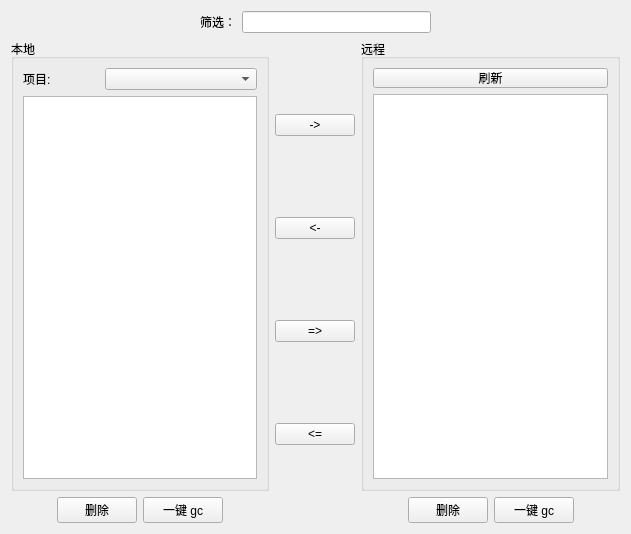
<?xml version="1.0" encoding="UTF-8"?>
<ui version="4.0">
 <class>SyncFileForm</class>
 <widget class="QWidget" name="SyncFileForm">
  <property name="geometry">
   <rect>
    <x>0</x>
    <y>0</y>
    <width>631</width>
    <height>534</height>
   </rect>
  </property>
  <property name="windowTitle">
   <string>Form</string>
  </property>
  <layout class="QGridLayout" name="gridLayout_2">
   <item row="0" column="0">
    <layout class="QGridLayout" name="gridLayout">
     <item row="0" column="1">
      <widget class="QLabel" name="label_2">
       <property name="text">
        <string>筛选：</string>
       </property>
      </widget>
     </item>
     <item row="0" column="2">
      <widget class="QLineEdit" name="lineEdit_filter"/>
     </item>
     <item row="0" column="0">
      <spacer name="horizontalSpacer_5">
       <property name="orientation">
        <enum>Qt::Horizontal</enum>
       </property>
       <property name="sizeHint" stdset="0">
        <size>
         <width>40</width>
         <height>20</height>
        </size>
       </property>
      </spacer>
     </item>
     <item row="0" column="3">
      <spacer name="horizontalSpacer_6">
       <property name="orientation">
        <enum>Qt::Horizontal</enum>
       </property>
       <property name="sizeHint" stdset="0">
        <size>
         <width>40</width>
         <height>20</height>
        </size>
       </property>
      </spacer>
     </item>
    </layout>
   </item>
   <item row="1" column="0">
    <layout class="QHBoxLayout" name="horizontalLayout_4">
     <item>
      <layout class="QVBoxLayout" name="verticalLayout_4">
       <item>
        <widget class="QGroupBox" name="groupBox">
         <property name="title">
          <string>本地</string>
         </property>
         <layout class="QVBoxLayout" name="verticalLayout">
          <item>
           <layout class="QHBoxLayout" name="horizontalLayout_3" stretch="1,2">
            <item>
             <widget class="QLabel" name="label">
              <property name="text">
               <string>项目:</string>
              </property>
             </widget>
            </item>
            <item>
             <widget class="QComboBox" name="comboBox_programs"/>
            </item>
           </layout>
          </item>
          <item>
           <widget class="QListWidget" name="listWidget_localFiles"/>
          </item>
         </layout>
        </widget>
       </item>
       <item>
        <layout class="QHBoxLayout" name="horizontalLayout_2">
         <item>
          <spacer name="horizontalSpacer_2">
           <property name="orientation">
            <enum>Qt::Horizontal</enum>
           </property>
           <property name="sizeHint" stdset="0">
            <size>
             <width>40</width>
             <height>20</height>
            </size>
           </property>
          </spacer>
         </item>
         <item>
          <widget class="QPushButton" name="pushButton_delLocalFile">
           <property name="minimumSize">
            <size>
             <width>60</width>
             <height>0</height>
            </size>
           </property>
           <property name="text">
            <string>删除</string>
           </property>
          </widget>
         </item>
         <item>
          <widget class="QPushButton" name="pushButton_delLocalGarbageFile">
           <property name="minimumSize">
            <size>
             <width>60</width>
             <height>0</height>
            </size>
           </property>
           <property name="text">
            <string>一键 gc</string>
           </property>
          </widget>
         </item>
         <item>
          <spacer name="horizontalSpacer">
           <property name="orientation">
            <enum>Qt::Horizontal</enum>
           </property>
           <property name="sizeHint" stdset="0">
            <size>
             <width>40</width>
             <height>20</height>
            </size>
           </property>
          </spacer>
         </item>
        </layout>
       </item>
      </layout>
     </item>
     <item>
      <layout class="QVBoxLayout" name="verticalLayout_3">
       <item>
        <widget class="QPushButton" name="pushButton_toController">
         <property name="minimumSize">
          <size>
           <width>60</width>
           <height>0</height>
          </size>
         </property>
         <property name="text">
          <string>-&gt;</string>
         </property>
        </widget>
       </item>
       <item>
        <widget class="QPushButton" name="pushButton_fromController">
         <property name="text">
          <string>&lt;-</string>
         </property>
        </widget>
       </item>
       <item>
        <widget class="QPushButton" name="pushButton_toControllerAll">
         <property name="text">
          <string>=&gt;</string>
         </property>
        </widget>
       </item>
       <item>
        <widget class="QPushButton" name="pushButton_fromControllerAll">
         <property name="text">
          <string>&lt;=</string>
         </property>
        </widget>
       </item>
      </layout>
     </item>
     <item>
      <layout class="QVBoxLayout" name="verticalLayout_5">
       <item>
        <widget class="QGroupBox" name="groupBox_2">
         <property name="title">
          <string>远程</string>
         </property>
         <layout class="QVBoxLayout" name="verticalLayout_2">
          <item>
           <widget class="QPushButton" name="pushButton_reflashControllerFile">
            <property name="maximumSize">
             <size>
              <width>16777215</width>
              <height>20</height>
             </size>
            </property>
            <property name="text">
             <string>刷新</string>
            </property>
           </widget>
          </item>
          <item>
           <widget class="QListWidget" name="listWidget_controllerFiles"/>
          </item>
         </layout>
        </widget>
       </item>
       <item>
        <layout class="QHBoxLayout" name="horizontalLayout">
         <item>
          <spacer name="horizontalSpacer_3">
           <property name="orientation">
            <enum>Qt::Horizontal</enum>
           </property>
           <property name="sizeHint" stdset="0">
            <size>
             <width>40</width>
             <height>20</height>
            </size>
           </property>
          </spacer>
         </item>
         <item>
          <widget class="QPushButton" name="pushButton_delControllerFile">
           <property name="minimumSize">
            <size>
             <width>60</width>
             <height>0</height>
            </size>
           </property>
           <property name="text">
            <string>删除</string>
           </property>
          </widget>
         </item>
         <item>
          <widget class="QPushButton" name="pushButton_delGarbageFile">
           <property name="minimumSize">
            <size>
             <width>60</width>
             <height>0</height>
            </size>
           </property>
           <property name="text">
            <string>一键 gc</string>
           </property>
          </widget>
         </item>
         <item>
          <spacer name="horizontalSpacer_4">
           <property name="orientation">
            <enum>Qt::Horizontal</enum>
           </property>
           <property name="sizeHint" stdset="0">
            <size>
             <width>40</width>
             <height>20</height>
            </size>
           </property>
          </spacer>
         </item>
        </layout>
       </item>
      </layout>
     </item>
    </layout>
   </item>
  </layout>
 </widget>
 <resources/>
 <connections/>
</ui>
